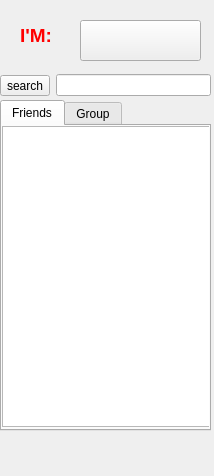
<?xml version="1.0" encoding="UTF-8"?>
<ui version="4.0">
 <class>Mainframe</class>
 <widget class="QWidget" name="Mainframe">
  <property name="geometry">
   <rect>
    <x>0</x>
    <y>0</y>
    <width>214</width>
    <height>476</height>
   </rect>
  </property>
  <property name="minimumSize">
   <size>
    <width>214</width>
    <height>476</height>
   </size>
  </property>
  <property name="maximumSize">
   <size>
    <width>214</width>
    <height>476</height>
   </size>
  </property>
  <property name="windowTitle">
   <string>Form</string>
  </property>
  <property name="layoutDirection">
   <enum>Qt::LeftToRight</enum>
  </property>
  <widget class="QWidget" name="gridLayoutWidget">
   <property name="geometry">
    <rect>
     <x>0</x>
     <y>100</y>
     <width>211</width>
     <height>331</height>
    </rect>
   </property>
   <layout class="QGridLayout" name="gridLayout">
    <item row="0" column="0">
     <widget class="QTabWidget" name="tabWidget">
      <property name="currentIndex">
       <number>0</number>
      </property>
      <widget class="QWidget" name="tab">
       <attribute name="icon">
        <iconset>
         <normaloff>resorces/menu_feedback.png</normaloff>resorces/menu_feedback.png</iconset>
       </attribute>
       <attribute name="title">
        <string>Friends</string>
       </attribute>
       <widget class="QTreeView" name="treeView">
        <property name="geometry">
         <rect>
          <x>0</x>
          <y>0</y>
          <width>211</width>
          <height>301</height>
         </rect>
        </property>
        <property name="minimumSize">
         <size>
          <width>34</width>
          <height>34</height>
         </size>
        </property>
       </widget>
      </widget>
      <widget class="QWidget" name="tab_2">
       <attribute name="icon">
        <iconset>
         <normaloff>resorces/menu_feedback.png</normaloff>resorces/menu_feedback.png</iconset>
       </attribute>
       <attribute name="title">
        <string>Group</string>
       </attribute>
      </widget>
     </widget>
    </item>
   </layout>
  </widget>
  <widget class="QWidget" name="horizontalLayoutWidget">
   <property name="geometry">
    <rect>
     <x>0</x>
     <y>70</y>
     <width>211</width>
     <height>31</height>
    </rect>
   </property>
   <layout class="QHBoxLayout" name="horizontalLayout">
    <item>
     <widget class="QToolButton" name="toolButton_2">
      <property name="text">
       <string>search</string>
      </property>
     </widget>
    </item>
    <item>
     <widget class="QLineEdit" name="lineEdit"/>
    </item>
   </layout>
  </widget>
  <widget class="QLabel" name="label">
   <property name="geometry">
    <rect>
     <x>20</x>
     <y>20</y>
     <width>71</width>
     <height>31</height>
    </rect>
   </property>
   <property name="text">
    <string>&lt;html&gt;&lt;head/&gt;&lt;body&gt;&lt;p&gt;&lt;span style=&quot; font-size:14pt; font-weight:600; color:#ff0000;&quot;&gt;I'M:&lt;/span&gt;&lt;/p&gt;&lt;/body&gt;&lt;/html&gt;</string>
   </property>
  </widget>
  <widget class="QToolButton" name="toolButton">
   <property name="geometry">
    <rect>
     <x>80</x>
     <y>20</y>
     <width>121</width>
     <height>41</height>
    </rect>
   </property>
   <property name="text">
    <string/>
   </property>
  </widget>
 </widget>
 <resources/>
 <connections/>
</ui>
